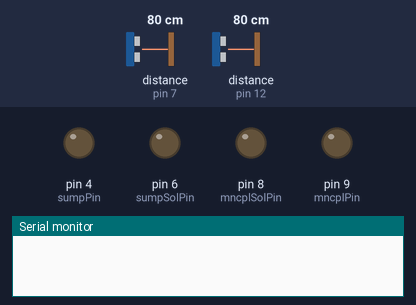
Simulated run of this sketch. Board: Arduino Uno, built with avr-gcc and run on an emulated ATmega328P. On the bench: output pins drawn as LEDs (lit = HIGH), the last lines printed to the serial monitor. Wiring (inferred from the names in the program): 2 × ultrasonic range finder: trigger pin 3, echo pin 7 / trigger pin 10, echo pin 12. The inputs (shaded band) are chosen by the test bench; at power-on: distance to the obstacle (sensors on pin 7, pin 12) 80 cm. The echo pulse lasts 58.3 µs per cm; pins used as bus, display or sensor lines are not drawn.

Above: at 0.1 s.
At 1.1 s:
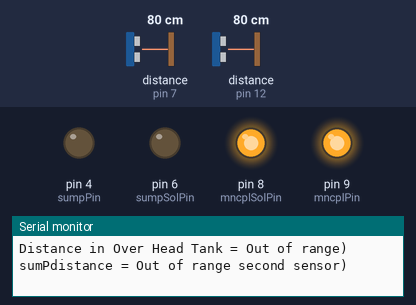
Timing chart, 0 to 2.6 s (numbered marks = the images above):
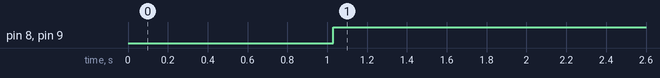

The sketch:

hc-sr05.ino
```cpp
#include "pins.c"

int ovmax = 304; // Overhead tank maximum height minus 4 cms:
int ovmin = 10; // Over head tank minimum height 10 cms  plus bottom:
int sumPmax = 245; // sump tank maximum height minus 4 cms:
int sumPmin = 10;  // sump tank bottom plus 10 cms

float duration, ovdistance, sumdistance;

void setup() {
    // put your setup code here, to run once:
    Serial.begin(9600);
    pinMode(trigPin, OUTPUT);
    pinMode(echoPin, INPUT);
    pinMode(sumpPin, OUTPUT);
    pinMode(trigPin2, OUTPUT);
    pinMode(echoPin2, INPUT);
    pinMode(mncplPin, OUTPUT);
    pinMode(mncplSolPin, OUTPUT);
    pinMode(sumpSolPin, OUTPUT);
}

void loop() {
  // put your main code here, to run repeatedly:
    digitalWrite(trigPin,LOW);
    delayMicroseconds(2);
    digitalWrite(trigPin, HIGH);
    delayMicroseconds(10);
    digitalWrite(trigPin, LOW);

    digitalWrite(trigPin2,LOW);
    delayMicroseconds(2);
    digitalWrite(trigPin2, HIGH);
    delayMicroseconds(10);
    digitalWrite(trigPin2, LOW);

    // Measure the response from the HC-SR04 ECHO Pin:

    duration = pulseIn(echoPin, HIGH);
    duration = pulseIn(echoPin2, HIGH);

    // Determine distace from duration.
    // Use 343 meters per second as speed of souns:
    ovdistance = (duration /2)* 0.0343;
    sumdistance =(duration /2)* 0.0343;
    // Send results to Serial Monitor:

    Serial.print("Distance in Over Head Tank = ");
    if (ovdistance >= 400 || ovdistance <=2)
        Serial.println("Out of range)");
    else{
        Serial.print(ovdistance);
        Serial.println( " cm");
        delay(500);
    }

    Serial.print("sumPdistance = ");
    if (sumdistance >= 400 || sumdistance <=2)
        Serial.println("Out of range second sensor)");
    else
    {
        Serial.print(sumdistance);
        Serial.println( " cm");
        delay(500);
    }
    if (ovdistance <= ovmin && sumdistance <= sumPmin)
    {
        digitalWrite(mncplPin, HIGH); // Motor On  drawing water from Muncipality:
        digitalWrite(mncplSolPin, HIGH); // activates muncipal solenoid:
    }
    else if (ovdistance <= ovmin && sumdistance >= sumPmax) // if over head tank is minimal and sump tank is full:
    {
    digitalWrite(mncplSolPin, LOW); // Muncipal Solenoid gets inactivated:
    digitalWrite(sumpSolPin,HIGH);// over head tank solenoid gets activated:
    }

    else if (ovdistance >= ovmax && sumdistance >= sumPmax) // if over head tank is full and sump tank is full)
    {
        digitalWrite(sumpPin, LOW); // Stops motor to over head tank:
        digitalWrite(sumpSolPin, LOW);// inactivate solenoid of overhead tank:
    }

    delay(700);
}
```

pins.c
```cpp
#define trigPin 10
#define echoPin 12
#define sumpPin 4
#define trigPin2 3
#define echoPin2 7
#define mncplPin 9
#define mncplSolPin 8 // solenoid for Muncipal Water
#define sumpSolPin 6 // Solenoid for Over head tank
```

Measured:
- by itself, pin 8 (mncplSolPin), pin 9 (mncplPin): LOW → HIGH at 1.0 s
